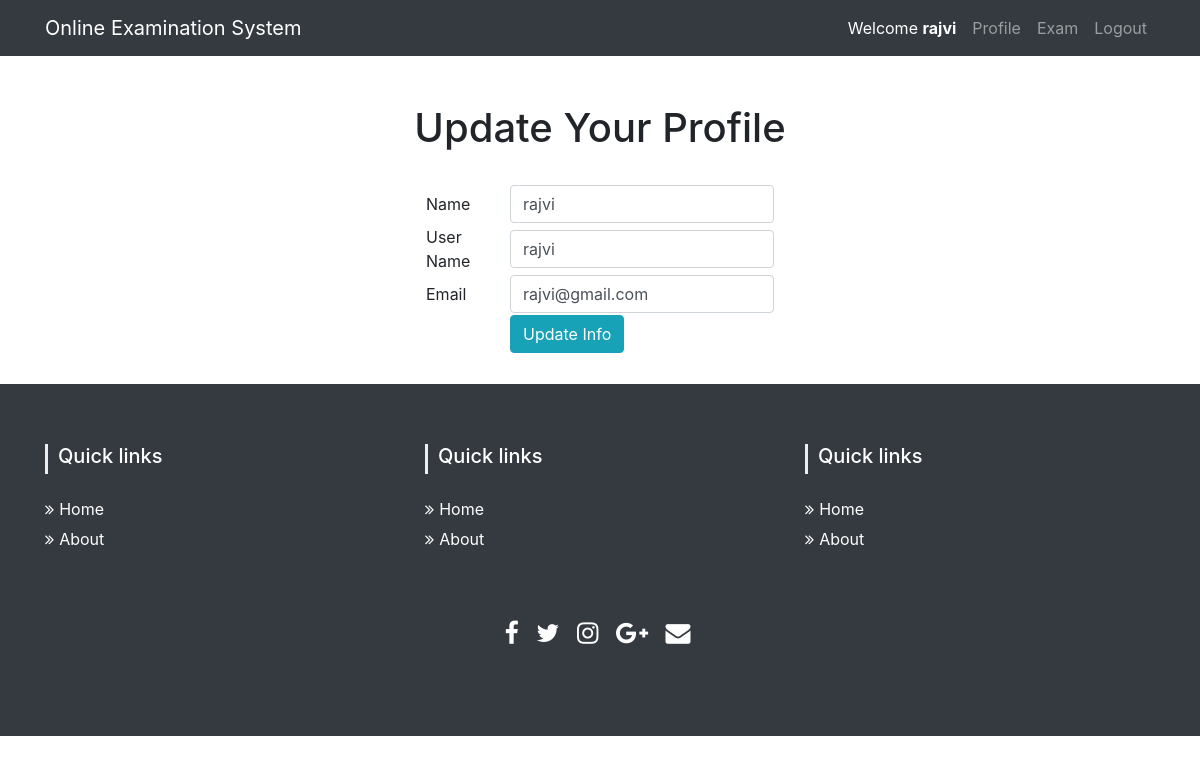
The page /profile.php (signed in) on the database its author committed.
### tables this page shows
CREATE TABLE `tbl_user` (
  `userId` int(11) NOT NULL,
  `name` varchar(50) NOT NULL,
  `userName` varchar(32) NOT NULL,
  `password` varchar(100) NOT NULL,
  `email` varchar(32) NOT NULL,
  `status` int(11) NOT NULL DEFAULT 0
);

### classes/User.php (called while the page is built, shortened)
<?php
$filepath = realpath(dirname(__FILE__));
include_once ($filepath.'/../lib/Database.php');
include_once ($filepath.'/../lib/Session.php');
class User{
	private $db;
	public function __construct(){
		$this->db = new Database();
	}
      public function getUserProfile($userId){
         $query = "SELECT * FROM tbl_user WHERE userId = '$userId'";
         $result = $this->db->select($query);
         return $result;
      }
 }

### lib/Database.php (called while the page is built, shortened)
<?php
Class Database{
	public $host   = DB_HOST;
	public $user   = DB_USER;
	public $pass   = DB_PASS;
	public $dbname = DB_NAME;
	public $link;
	private function connectDB(){
	$this->link = new mysqli($this->host, $this->user, $this->pass, $this->dbname);
 }
	public function select($query){
		$result = $this->link->query($query) or die($this->link->error.__LINE__);
		if($result->num_rows > 0){
			return $result;
		} else {
			return false;
		}
	}
}

### lib/Session.php (called while the page is built, shortened)
<?php
class Session{
	 public static function get($key){
	 	if (isset($_SESSION[$key])) {
	 		return $_SESSION[$key];
	 	} else {
	 		return false;
	 	}
	 }
}
?>

### profile.php (the view, shortened to what this page needs)
<?php include 'inc/header.php'; ?>
<?php
  $userId = Session::get("userId");
?>
    <div class="container">
        <div class="row">
            <div class="col-lg-12 text-center">
                <h1 class="mt-5">Update Your Profile</h1>
                <br/>
            </div>
            <div class="col-lg-4">
            </div>
            <div class="col-lg-4">
                <form action="" method="post">
                    <?php
                    $getData = $user->getUserProfile($userId);
                    if ($getData) {
                        while ($result = $getData->fetch_assoc()) {
                            ?>
                            <table>
                                <tr>
                                    <td>Name</td>
                                    <td><input type="text" class="form-control" name="name" value="<?php echo $result['name']; ?>" id="name"></td>
                                </tr>
                                <tr>
                                    <td>User Name </td>
                                    <td><input type="text" class="form-control" name="userName" value="<?php echo $result['userName']; ?>" id="userName"></td>
                                </tr>
                                <tr>
                                    <td>Email</td>
                                    <td><input name="email" class="form-control" type="email" value="<?php echo $result['email']; ?>" id="email"></td>
                                </tr>
                                <tr>
                                    <td></td>
                                    <td><input type="submit" id="profileUpdate" class="btn btn-info" value="Update Info">
                                    </td>
                                </tr>
                            </table>
                        <?php }  } ?>
                </form>
            </div>
            <div class="col-lg-4">
            </div>
        </div>
    </div>
<?php include 'inc/footer.php'; ?>

### rows shown on the page
tbl_user: name "rajvi", userName "rajvi", email "rajvi@gmail.com"

### other values the page prints
Session::get("name") "rajvi"
